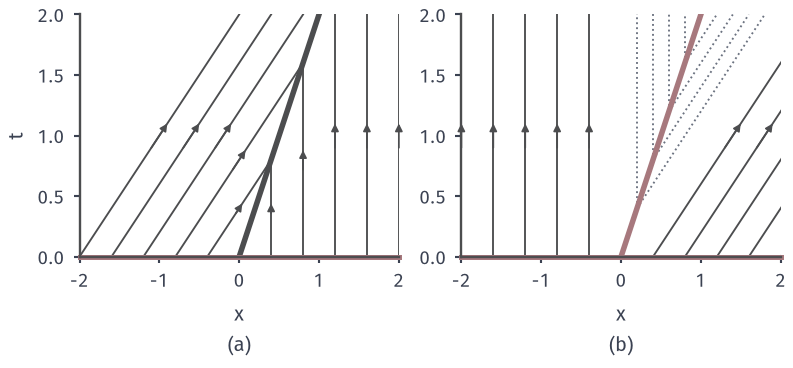

Source code (Python):
from pathlib import Path
import sys
ROOT = next(p for p in Path(__file__).resolve().parents if (p/'build.sh').is_file() and (p/'tex/book.tex').is_file())
sys.path.insert(0, str(ROOT/'figures/06-differential-equations/02-partial-differential-equations/matplotlib/cons-common'))
from cons_common import *
# Target: characteristics enter a compressive jump and leave an expansive jump (both with s=1/2).
fig, axs = figure(width_mm=112, height_mm=52, ncols=2)
def arrow(ax,x0,y0,x1,y1):
    ax.annotate('',xy=(x1,y1),xytext=(x0,y0),arrowprops=dict(arrowstyle='-|>',color=LINE,lw=.7,mutation_scale=6,shrinkA=0,shrinkB=0))
ax=axs[0]; style(ax); tm=2
for x0 in np.arange(-2,0,.4):
    T=min(1-2*x0-1+1 if 0 else -2*x0,tm); ax.plot([x0,x0+T],[0,T],color=LINE,lw=.75); arrow(ax,x0+.45*T,.45*T,x0+.55*T,.55*T)
for x0 in np.arange(.4,2.01,.4):
    T=min(2*x0,tm); ax.plot([x0,x0],[0,T],color=LINE,lw=.75); arrow(ax,x0,.45*T,x0,.55*T)
ax.plot([0,1],[0,2],color=LINE,lw=2.2); ax.plot([-2,2],[0,0],color=RED,lw=2,clip_on=False)
ax.set_xlim(-2,2); ax.set_ylim(0,tm); ax.set_ylabel('$t$'); sub(ax,'a','$x$')
ax=axs[1]; style(ax)
for x0 in np.arange(-2,-.01,.4):
    ax.plot([x0,x0],[0,tm],color=LINE,lw=.75); arrow(ax,x0,.9,x0,1.1)
ts=np.arange(.4,2.01,.4)
for x0 in np.arange(.4,2.01,.4):
    ax.plot([x0,x0+tm],[0,tm],color=LINE,lw=.75); arrow(ax,x0+.9,.9,x0+1.1,1.1)
for t0 in ts[:-1]:
    x0=t0/2; 
    ax.plot([x0,x0-0],[t0,tm],color=MUTED,lw=.75,ls=':')
    ax.plot([x0,x0+tm-t0],[t0,tm],color=MUTED,lw=.75,ls=':')
ax.plot([0,1],[0,2],color=RED,lw=2.2); ax.plot([-2,2],[0,0],color=RED,lw=2,clip_on=False)
ax.set_xlim(-2,2); ax.set_ylim(0,tm); sub(ax,'b','$x$')
save(fig, HERE(__file__), 'figure', {'formula':'characteristics near x=t/2 for steps 1|0 and 0|1'})
